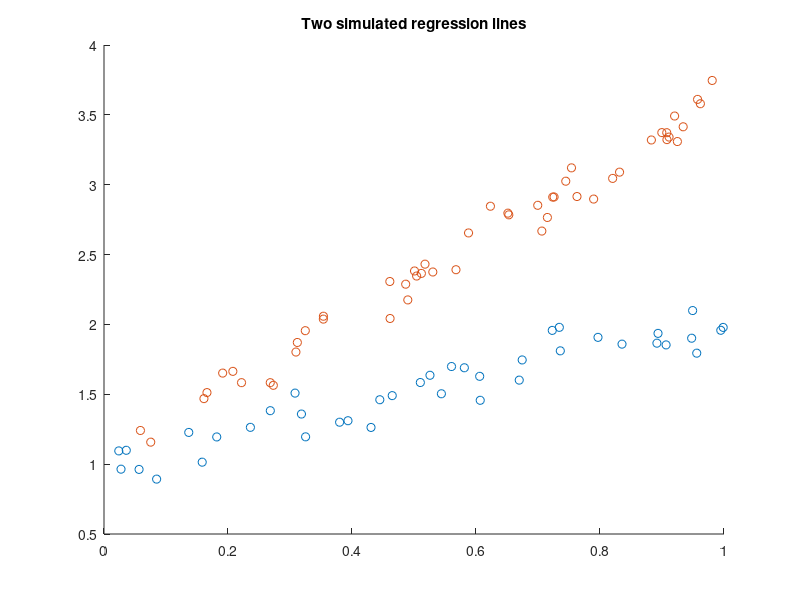

The MATLAB source for this figure: (Note: this script raises an error after producing the figure.)
close all
rng('default')
rng(2);
b1=[1 1];
b2=[1 2.6];
n1=40;
n2=50;
s1=0.1;
s2=0.1;
X1=rand(n1,1);
X2=rand(n2,1);
y1=randn(n1,1)*s1+b1(1)+b1(2)*X1;
y2=randn(n2,1)*s2+b2(1)+b2(2)*X2;
hold('on')
plot(X1,y1,'o');
plot(X2,y2,'o');
title('Two simulated regression lines')
y=[y1;y2];
X=[X1;X2];
figure
% parfor of Parallel Computing Toolbox is used (if present in current computer)
% and pool is not cleaned after % the execution of the random starts
[mdrrs,BBrs]=FSRmdrrs(y,X,'constr','','nsimul',100,'init',10,'plots',1,'cleanpool',false);
disp('The two peaks in the trajectories of minimum deletion residual (mdr).')
disp('clearly show the presence of two groups.')
disp('The decrease after the peak in the trajectories of mdr is due to the masking effect.')
close all
save tempfileWS